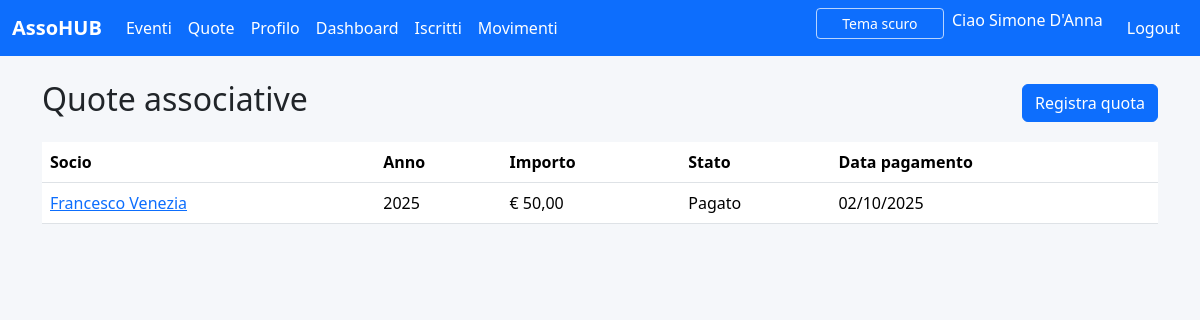
Screenshot of /quote/ (signed in) with the database file from the repository.
### app/models.py (models this page shows, shortened)
class User(AbstractUser):
    ROLE_ASSOCIATO = Member.ROLE_ASSOCIATO
    ROLE_AMMINISTRATORE = Member.ROLE_AMMINISTRATORE
    ROLE_CHOICES = Member.ROLE_CHOICES
    role = models.CharField(max_length=20, choices=ROLE_CHOICES, default=ROLE_ASSOCIATO)
    member = models.OneToOneField(Member, on_delete=models.CASCADE, related_name="user", blank=True, null=True)
    @property
    def is_administrator(self) -> bool:
        return self.role == self.ROLE_AMMINISTRATORE
    @property
    def display_name(self) -> str:
        try:
            member = self.member
        except Member.DoesNotExist:
            member = None
        if member and member.full_name:
            return member.full_name
        full_name = self.get_full_name()
        return full_name or self.username

class MembershipFee(models.Model):
    STATUS_PAGATO = "pagato"
    STATUS_PENDENTE = "pendente"
    STATUS_CHOICES = [
        (STATUS_PENDENTE, "Pendente"),
        (STATUS_PAGATO, "Pagato"),
    ]
    member = models.ForeignKey(Member, on_delete=models.CASCADE, related_name="fees")
    year = models.PositiveIntegerField(default=current_year)
    amount = models.DecimalField(max_digits=8, decimal_places=2)
    payment_date = models.DateField(blank=True, null=True)
    status = models.CharField(max_length=15, choices=STATUS_CHOICES, default=STATUS_PENDENTE)
    class Meta:
        verbose_name = "Quota associativa"
        verbose_name_plural = "Quote associative"
        constraints = [
            models.UniqueConstraint(fields=["member", "year"], name="unique_fee_per_member_year"),
        ]
        ordering = ["-year", "member__last_name"]

class Member(models.Model):
    ROLE_ASSOCIATO = "associato"
    ROLE_AMMINISTRATORE = "amministratore"
    ROLE_CHOICES = [
        (ROLE_ASSOCIATO, "Associato"),
        (ROLE_AMMINISTRATORE, "Amministratore"),
    ]
    first_name = models.CharField(max_length=150)
    last_name = models.CharField(max_length=150)
    email = models.EmailField(unique=True)
    phone = models.CharField(max_length=30, blank=True)
    role = models.CharField(max_length=20, choices=ROLE_CHOICES, default=ROLE_ASSOCIATO)
    active = models.BooleanField(default=True)
    class Meta:
        ordering = ["last_name", "first_name"]
    @property
    def full_name(self) -> str:
        return f"{self.first_name} {self.last_name}".strip()

### app/views.py (the view)
# urls.py: path("quote/", views.fees_list, name="fees_list"),
@login_required
def fees_list(request):
    if getattr(request.user, "is_administrator", False):
        fees = MembershipFee.objects.select_related("member")
    else:
        fees = MembershipFee.objects.filter(member=request.user.member)
    return render(request, "fees/list.html", {"fees": fees})

### app/templates/fees/list.html (shortened to what this page needs)
{% extends 'base.html' %}
{% block content %}
<div class="d-flex justify-content-between align-items-center mb-3">
    <h2>Quote associative</h2>
    {% if user.is_administrator %}
    <a href="{% url 'fees_create' %}" class="btn btn-primary">Registra quota</a>
    {% endif %}
</div>
<table class="table table-hover">
    <thead>
        <tr>
            <th>Socio</th>
            <th>Anno</th>
            <th>Importo</th>
            <th>Stato</th>
            <th>Data pagamento</th>
        </tr>
    </thead>
    <tbody>
        {% for fee in fees %}
        <tr>
            <td><a href="{% url 'member_fees' fee.member.id %}">{{ fee.member.full_name }}</a></td>
            <td>{{ fee.year }}</td>
            <td>€ {{ fee.amount|floatformat:2 }}</td>
            <td>{{ fee.get_status_display }}</td>
            <td>{{ fee.payment_date|date:"d/m/Y" }}</td>
        </tr>
        {% empty %}
        <tr><td colspan="5" class="text-center">Nessuna quota registrata.</td></tr>
        {% endfor %}
    </tbody>
</table>
{% endblock %}

### app/templates/base.html (shortened to what this page needs)
{% load static %}
<!DOCTYPE html>
<html lang="it">
<head>
    <link rel="stylesheet" href="https://cdn.jsdelivr.net/npm/bootstrap@5.3.3/dist/css/bootstrap.min.css">
    <link rel="stylesheet" href="{% static 'style.css' %}">
</head>
<body>
<nav class="navbar navbar-expand-lg navbar-dark bg-primary mb-4">
    <div class="container-fluid">
        <a class="navbar-brand" href="{% url 'home' %}">AssoHUB</a>
        <div class="collapse navbar-collapse" id="navbarNav">
            <ul class="navbar-nav me-auto">
                {% if user.is_authenticated %}
                <li class="nav-item"><a class="nav-link" href="{% url 'events_list' %}">Eventi</a></li>
                <li class="nav-item"><a class="nav-link" href="{% url 'fees_list' %}">Quote</a></li>
                <li class="nav-item"><a class="nav-link" href="{% url 'profile' %}">Profilo</a></li>
                {% if user.is_administrator %}
                <li class="nav-item"><a class="nav-link" href="{% url 'dashboard' %}">Dashboard</a></li>
                <li class="nav-item"><a class="nav-link" href="{% url 'members_list' %}">Iscritti</a></li>
                <li class="nav-item"><a class="nav-link" href="{% url 'transactions_list' %}">Movimenti</a></li>
                {% endif %}
                {% endif %}
            </ul>
            <ul class="navbar-nav">
                <li class="nav-item">
                    <button type="button" id="theme-toggle" class="btn btn-outline-light btn-sm me-2" aria-pressed="false">Tema scuro</button>
                </li>
                {% if user.is_authenticated %}
                <li class="nav-item"><span class="navbar-text me-3">Ciao {{ user.display_name }}</span></li>
                <li class="nav-item"><a class="nav-link" href="{% url 'logout' %}">Logout</a></li>
                {% else %}
                <li class="nav-item"><a class="nav-link" href="{% url 'login' %}">Login</a></li>
                {% endif %}
            </ul>
        </div>
    </div>
</nav>
<div class="container">
    {% block content %}{% endblock %}
</div>
</body>
</html>

### app/static/style.css (style rules this page uses)
:root { --asso-body-bg: #f5f7fa; --asso-text-color: #212529; --asso-card-bg: #ffffff; --asso-card-border: rgba(0, 0, 0, 0.08); --asso-navbar-bg: #0d6efd; --asso-navbar-text: #ffffff; --asso-error-bg: #fde2e1; --asso-error-border: #dc3545; --asso-error-text: #842029; --asso-input-bg: #ffffff; --asso-input-border: #ced4da; --asso-input-text: #212529; --asso-link-color: #0d6efd; --asso-link-hover: #0b5ed7; }
.navbar-brand { font-weight: bold; }
body { background-color: var(--asso-body-bg); color: var(--asso-text-color); transition: background-color 0.3s ease, color 0.3s ease; min-height: 100vh; }
.navbar { background-color: var(--asso-navbar-bg) !important; transition: background-color 0.3s ease; }
.navbar .navbar-brand, .navbar .nav-link, .navbar .navbar-text { color: var(--asso-navbar-text) !important; transition: color 0.3s ease; }
h1, h2, h3, h4, h5, h6 { color: var(--asso-text-color); }
a { color: var(--asso-link-color); transition: color 0.3s ease; }
.table { color: var(--asso-text-color); }
#theme-toggle { min-width: 8rem; color: var(--asso-navbar-text) !important; border-color: rgba(255, 255, 255, 0.7) !important; }

### rows the page displays
User: display_name "Simone D'Anna"
MembershipFee: member.full_name "Francesco Venezia", year "2025", amount "50,00", status "Pagato", payment_date "02/10/2025"
